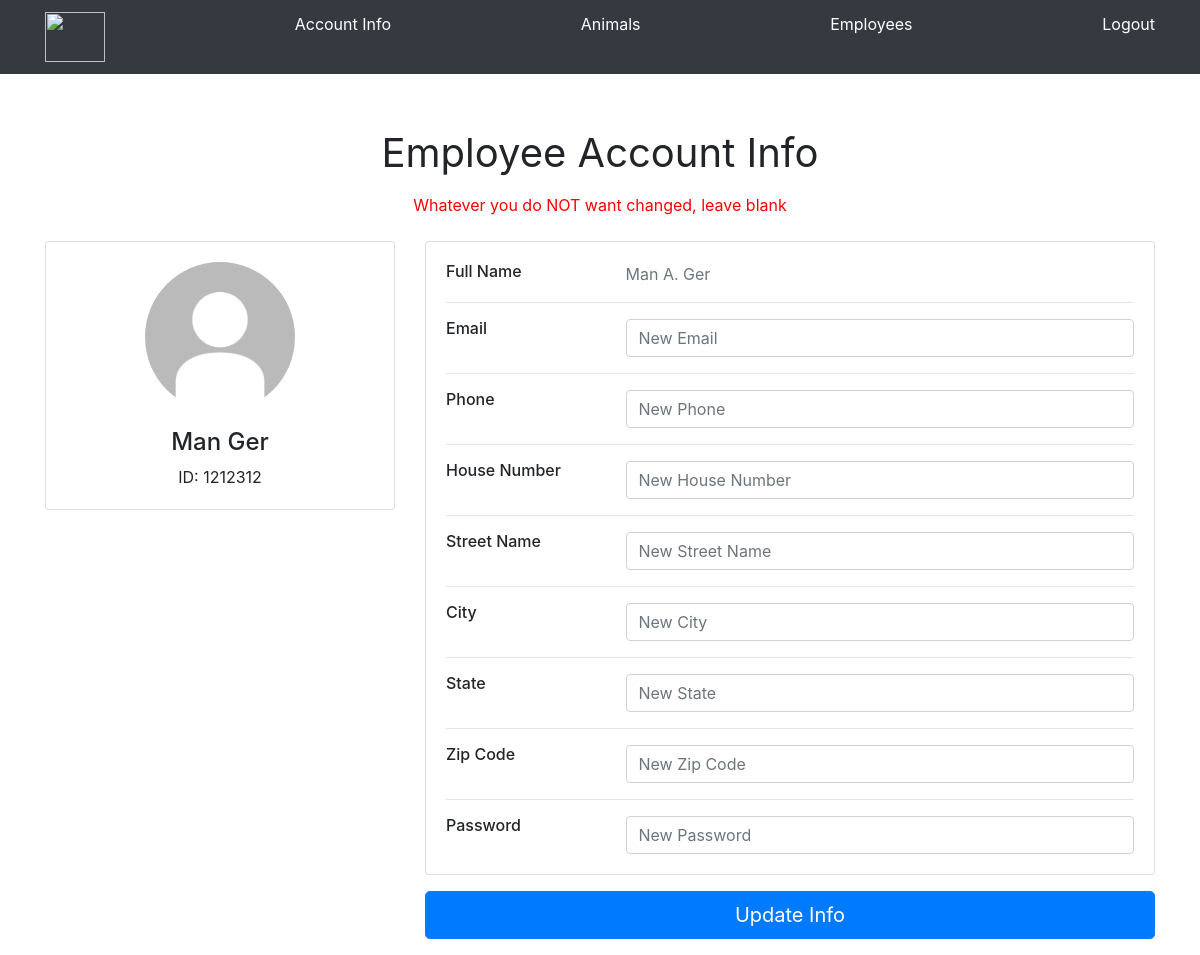
The page /src/GoldenGatePetShelter/Manager/editProfile.php (signed in) on the database its author committed.
### tables this page shows
CREATE TABLE `Employee` (
  `firstName` text,
  `middleName` text,
  `lastName` text,
  `streetName` text,
  `houseNumber` int(11) DEFAULT NULL,
  `zipCode` int(11) DEFAULT NULL,
  `city` text,
  `state` text,
  `phoneNumber1` varchar(25) DEFAULT NULL,
  `ID` varchar(20) NOT NULL DEFAULT '',
  `SSN` varchar(25) DEFAULT NULL,
  `email` text,
  `payment` float DEFAULT NULL,
  `startDate` date DEFAULT NULL,
  `endDate` date DEFAULT NULL,
  `pass` varchar(100) DEFAULT NULL,
  `authority` int(11) NOT NULL,
  PRIMARY KEY (`ID`)
);

### src/GoldenGatePetShelter/Manager/editProfile.php (the view, shortened to what this page needs)
<?php
	include("../connect.php");
	$id = $_SESSION['id'];
	$query = "SELECT firstName, middleName, lastName FROM Employee WHERE ID='".$id."'";
	$result = mysqli_query($db, $query);
	$row = mysqli_fetch_assoc($result);
	$fName = $row["firstName"];
	$mName = $row["middleName"];
	$lName = $row["lastName"];
?>
<html lan='en'>
    <head>
	<link rel="stylesheet" href="styles.css">
        <link rel="stylesheet" href="https://cdn.jsdelivr.net/npm/bootstrap@4.5.3/dist/css/bootstrap.min.css">
    </head>
    <body>
	    <nav class="site-header sticky-top py-1 navbar-dark bg-dark">
		    <div class="container d-flex flex-column flex-md-row justify-content-between">
			    <a class="py-2" href="#" aria-label="Product">
				    <img src="../Images/GGPS.png" width="60" height="50">
	                    </a>
			    <a class="py-2 d-none d-md-inline-block" href="managerHome.php">Account Info</a>
			    <a class="py-2 d-none d-md-inline-block" href="animals.php">Animals</a>
			    <a class="py-2 d-none d-md-inline-block" href="employee.php">Employees</a>
	                    <a class="py-2 d-none d-md-inline-block" href="../logout.php">Logout</a>
	            </div>
	     </nav>
	     <div class="box">
		<div class="text-center mb-4">
			<h1 class="mb-3 font-weight-normal" style="margin-top:55">
				Employee Account Info
			</h1>
			<p style="color:red"> Whatever you do NOT want changed, leave blank </p>
		</div>
		<form method="post">
		<div class="container">
		<div class="main-body">
		<div class="row gutters-sm">
                  <div class="col-md-4 mb-3">
                    <div class="card">
                      <div class="card-body">
                        <div class="d-flex flex-column align-items-center text-center">
                          <img src="Images/default_profile_pic.jpg" alt="Admin" class="rounded-circle" width="150">
                          <div class="mt-3">
			  <h4> <?php echo $fName." ".$lName ?></h4>
			    <?php echo "ID: ".$id ?>
                          </div>
                        </div>
                      </div>
                    </div>
                  </div>
                  <div class="col-md-8">
                    <div class="card mb-3">
                      <div class="card-body">
                        <div class="row">
                          <div class="col-sm-3">
                            <h6 class="mb-0">Full Name</h6>
                          </div>
                          <div class="col-sm-9 text-secondary">
				<?php echo $fName." ".$mName." ".$lName ?>
                          </div>
                        </div>
                        <hr>
                        <div class="row">
                          <div class="col-sm-3">
                            <h6 class="mb-0">Email</h6>
                          </div>
                          <div class="col-sm-9 text-secondary">
				<input type="text" name="email" class="form-control" placeholder="New Email">
                          </div>
                        </div>
                        <hr>
                        <div class="row">
                          <div class="col-sm-3">
                            <h6 class="mb-0">Phone</h6>
                          </div>
                          <div class="col-sm-9 text-secondary">
				<input type="text" name="phone" class="form-control" placeholder="New Phone">
                          </div>
                        </div>
                        <hr>
                        <div class="row">
                          <div class="col-sm-3">
                            <h6 class="mb-0">House Number</h6>
                          </div>
                          <div class="col-sm-9 text-secondary">
				<input type="text" name="hNum" class="form-control" placeholder="New House Number">
                          </div>
			</div>
			<hr>
                        <div class="row">
                          <div class="col-sm-3">
                            <h6 class="mb-0">Street Name</h6>
                          </div>
                          <div class="col-sm-9 text-secondary">
				<input type="text" name="sName" class="form-control" placeholder="New Street Name">
                          </div>
                        </div>
			<hr>
                        <div class="row">
                          <div class="col-sm-3">
                            <h6 class="mb-0">City</h6>
                          </div>
                          <div class="col-sm-9 text-secondary">
				<input type="text" name="city" class="form-control" placeholder="New City">
                          </div>
			</div>
			<hr>
			<div class="row">
			   <div class="col-sm-3">
			      <h6 class="mb-0">State</h6>
			   </div>
			   <div class="col-sm-9 text-secondary">
				<input type="text" name="state" class="form-control" placeholder="New State">
                          </div>
                        </div>
			<hr>
                        <div class="row">
                          <div class="col-sm-3">
                            <h6 class="mb-0">Zip Code</h6>
                          </div>
                          <div class="col-sm-9 text-secondary">
				<input type="text" name="zip" class="form-control" placeholder="New Zip Code">
                          </div>
                        </div>
			<hr>
                        <div class="row">
                          <div class="col-sm-3">
                            <h6 class="mb-0">Password</h6>
                          </div>
                          <div class="col-sm-9 text-secondary">
				<input type="text" name="pass" class="form-control" placeholder="New Password">
                          </div>
                        </div>
                      </div>
		    </div>
		    <button formaction="" class="btn btn-lg btn-primary btn-block" type="sumbit">
			Update Info
		    </button>
                    </div>
                  </div>
                </div>
          </div>
	</div>
</body>
</html>

### src/GoldenGatePetShelter/styles.css (style rules this page uses)
a:link { color: white; }
.card { display: flex; flex-direction: column; min-width: 0; word-wrap: break-word; background-color: #fff; background-clip: border-box; border: 1px solid #e3e6f0; border-radius: .35rem; }

### rows shown on the page
employee: firstName "Man", lastName "Ger", middleName "A."

### other values the page prints
$id "1212312"
